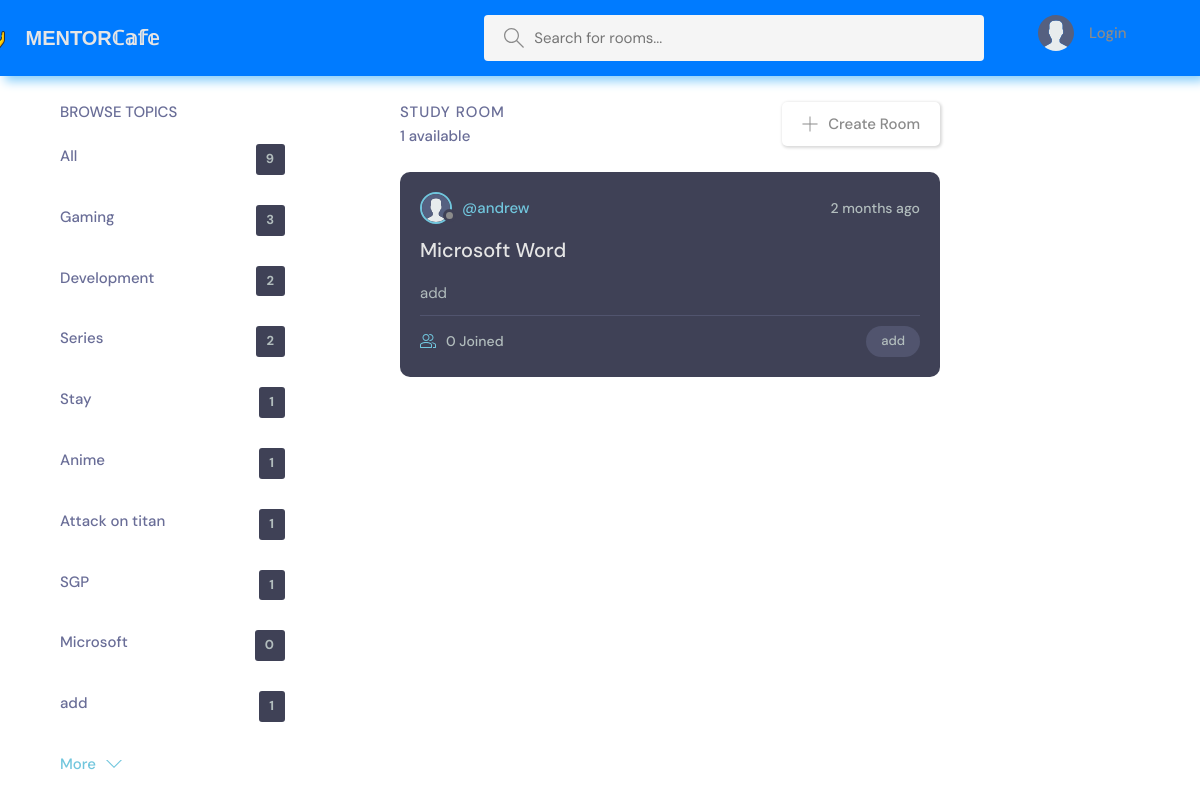
The app's page /?q=Microsoft with its own data.
### base/models.py (models this page shows, shortened)
class Topic(models.Model):
    name = models.CharField(max_length=255)

class Room(models.Model):
    host = models.ForeignKey(User,on_delete=models.SET_NULL,null=True)
    topic = models.ForeignKey(Topic,on_delete=models.SET_NULL,null=True)
    name = models.CharField(max_length=255)
    description = models.TextField(null=True,blank=True)
    participants = models.ManyToManyField(User,related_name='participants',blank=True)
    updated = models.DateTimeField(auto_now_add=True)
    created = models.DateTimeField(auto_now_add=True)
    class Meta:
        ordering = ['-updated','created']

### base/views.py (the view)
# urls.py: 2. Add a URL to urlpatterns:  path('', views.home, name='home')
def home(request):
    q = request.GET.get('q') if request.GET.get('q') != None else ''
    rooms = Room.objects.filter(
        Q(topic__name__icontains = q)|
        Q(name__icontains = q)|
        Q(description__icontains = q)
        )
    topics = Topic.objects.all()
    room_count = rooms.count()
    context = {'rooms':rooms,'topics' : topics,'room_count':room_count}
    return render(request, 'base/home.html',context)

### base/templates/base/home.html (shortened to what this page needs)
{%extends 'main.html' %}
{% load static%}
{%block content%}
  <main class="layout layout--3">
    <div class="container">
      <div class="topics">
        <div class="topics__header">
          <h2>Browse Topics</h2>
        </div>
        <ul class="topics__list">
          <li>
            <a href="{% url 'home' %}"> All <span>{{topics.count}}</span></a>
          </li>
          {%for topic in topics %}
          <li>
            <a href="{% url 'home' %}?q={{topic.name}}">{{topic.name}} <span>{{topic.room_set.all.count}}</span></a>
          </li>
          {%endfor%}
        </ul>
        <a class="btn btn--link" href="topics.html">
          More
          <svg version="1.1" xmlns="http://www.w3.org/2000/svg" width="32" height="32" viewBox="0 0 32 32">
            <title>chevron-down</title>
            <path d="M16 21l-13-13h-3l16 16 16-16h-3l-13 13z"></path>
          </svg>
        </a>
      </div>
      <div class="roomList">
        <div class="roomList__header">
          <div>
            <h2>Study Room</h2>
            <p>{{room_count}} available</p>
          </div>
          <a class="btn btn--main" href="{% url 'create-room' %}">
            <svg version="1.1" xmlns="http://www.w3.org/2000/svg" width="32" height="32" viewBox="0 0 32 32">
              <title>add</title>
              <path
                d="M16.943 0.943h-1.885v14.115h-14.115v1.885h14.115v14.115h1.885v-14.115h14.115v-1.885h-14.115v-14.115z">
              </path>
            </svg>
            Create Room
          </a>
        </div>
        {%for room in rooms%}
        <div class="roomListRoom">
          <div class="roomListRoom__header">
            <a href="{% url 'profile' room.host.id %}" class="roomListRoom__author">
              <div class="avatar avatar--small">
                <img src="{% static 'images/avatar.svg' %}" />
              </div>
              <span>@{{room.host.username}}</span>
            </a>
            <div class="roomListRoom__actions">
              <span>{{room.created|timesince}} ago</span>
            </div>
          </div>
          <div class="roomListRoom__content">
            <a href="{% url 'room' room.id %}">{{room.name}}</a>
            <p>
              {{room.description}}
            </p>
          </div>
          <div class="roomListRoom__meta">
            <a href="{% url 'room' room.id %}" class="roomListRoom__joined">
                {{room.participants.all.count}}  Joined
            </a>
            <p class="roomListRoom__topic">{{room.topic.name}}</p>
          </div>
        </div>
        {%endfor%}
      </div>
    </div>
  </main>
{%endblock%}

### static/styles/style.css (style rules this page uses)
:root { --color-main: #71c6dd; --color-main-light: #e1f6fb; --color-dark: #3f4156; --color-dark-medium: #51546e; --color-dark-light: #696d97; --color-light: #e5e5e5; --color-gray: #8b8b8b; --color-light-gray: #b2bdbd; --color-bg: #2d2d39; --color-success: #5dd693; --color-error: #fc4b0b; }
* { font-family: "DM Sans", -apple-system, BlinkMacSystemFont, "Segoe UI", Roboto, Oxygen, Ubuntu, Cantarell, "Open Sans", "Helvetica Neue", sans-serif; margin: 0; padding: 0; box-sizing: border-box; text-rendering: optimizeLegibility; font-size: inherit; }
html { font-size: 56.25%; }
@media only screen and (min-width: 1200px) { html { font-size: 62.5%; } }
body { line-height: 1.6; font-weight: 400; font-size: 1.5rem; color: var(--color-light-gray); background-color: WHITE; min-height: 100vh; }
img { width: 100%; }
a { display: inline-block; color: var(--color-main); text-decoration: none; }
.container { max-width: 120rem; width: 90%; margin: auto; }
.btn { background-color: transparent; border: none; display: inline-flex; align-items: center; gap: 1rem; cursor: pointer; transition: all ease-in-out 0.3s; padding: 1rem 2rem; border-radius: 5px; box-shadow: 1px 1px 3px 1px rgba(0, 0, 0, 0.15); font-weight: 500; }
.btn--link { border-radius: 0; padding: 0; color: var(--color-main); box-shadow: none; }
.btn--main { color: var(--color-gray); }
.btn > svg { fill: currentColor; width: 1.6rem; height: 1.6rem; }
.avatar { position: relative; display: inline-block; border-radius: 50%; border: 2px solid var(--color-main); }
.avatar img { display: block; border-radius: 50%; object-fit: cover; object-position: center; }
.avatar::after { content: ""; display: block; position: absolute; background-color: var(--color-gray); z-index: 111; border-radius: 50%; border: 0.3rem solid var(--color-dark); }
.avatar.avatar--small img { width: 2.8rem; height: 2.8rem; }
.avatar.avatar--small:after { width: 0.7rem; height: 0.7rem; bottom: 0px; right: -6px; }
.layout { margin-top: 2.4rem; }
.layout > .container { display: flex; justify-content: space-between; align-items: flex-start; }
.layout--3 > .container > div:first-child { flex-basis: 50%; max-width: 22.5rem; }
.layout--3 > .container > div:nth-child(2) { flex-basis: 50%; }
.layout--3 > .container > div:last-child { flex-basis: 50%; }
.topics__header { margin-bottom: 2rem; }
.topics__header h2 { text-transform: uppercase; font-weight: 500; color: var(--color-dark-light); }
.topics__list { list-style: none; }
.topics__list li a { display: flex; justify-content: space-between; margin-bottom: 3rem; font-weight: 500; color: var(--color-dark-light); transition: all 0.3s ease-in-out; }
.topics__list li a span { padding: 0.5rem 1rem; background-color: var(--color-dark); color: var(--color-light-gray); border-radius: 3px; font-size: 1.3rem; font-weight: 700; letter-spacing: 1px; }
.roomList { position: relative; right: 200px; }
.roomList__header { display: flex; justify-content: space-between; align-items: center; margin-bottom: 2.4rem; }
.roomList__header h2 { text-transform: uppercase; font-weight: 500; color: var(--color-dark-light); letter-spacing: 1px; }
.roomList__header p { font-weight: 500; color: var(--color-dark-light); }
.roomListRoom { margin-bottom: 2.4rem; background-color: var(--color-dark); border-radius: 1rem; padding: 2rem; }
.roomListRoom__header { display: flex; justify-content: space-between; align-items: center; }
.roomListRoom__author { font-weight: 500; display: flex; align-items: center; gap: 1rem; }
.roomListRoom__actions { display: flex; align-items: flex-start; gap: 1rem; position: relative; }
.roomListRoom__actions span { font-size: 1.4rem; font-weight: 500; }
.roomListRoom__content { margin: 1rem 0; }
.roomListRoom__content a { font-size: 2rem; font-weight: 500; margin-bottom: 1.5rem; color: var(--color-light); transition: all 0.3s ease-in-out; }
.roomListRoom__meta { border-top: 1px solid var(--color-dark-medium); padding-top: 1rem; display: flex; align-items: center; justify-content: space-between; }
.roomListRoom__joined { color: var(--color-light-gray); display: flex; align-items: center; gap: 1rem; font-size: 1.4rem; font-weight: 500; }
.roomListRoom__joined svg { fill: var(--color-main); width: 1.6rem; height: 1.6rem; }
.roomListRoom__topic { padding: 5px 1.5rem; background-color: var(--color-dark-medium); border-radius: 5rem; font-weight: 500; font-size: 1.3rem; }

### records on screen
Topic: name "Gaming", room_set.all.count "3"
Topic: name "Development", room_set.all.count "2"
Topic: name "Series", room_set.all.count "2"
Topic: name "Stay", room_set.all.count "1"
Topic: name "Anime", room_set.all.count "1"
Topic: name "Attack on titan", room_set.all.count "1"
Topic: name "SGP", room_set.all.count "1"
Topic: name "Microsoft", room_set.all.count "0"
Topic: name "add", room_set.all.count "1"
Room: host.username "andrew", created "2 months", name "Microsoft Word", description "add", participants.all.count "0", topic.name "add"

### other values on screen
{{ topics.count }} "9"
{{ room_count }} "1"
